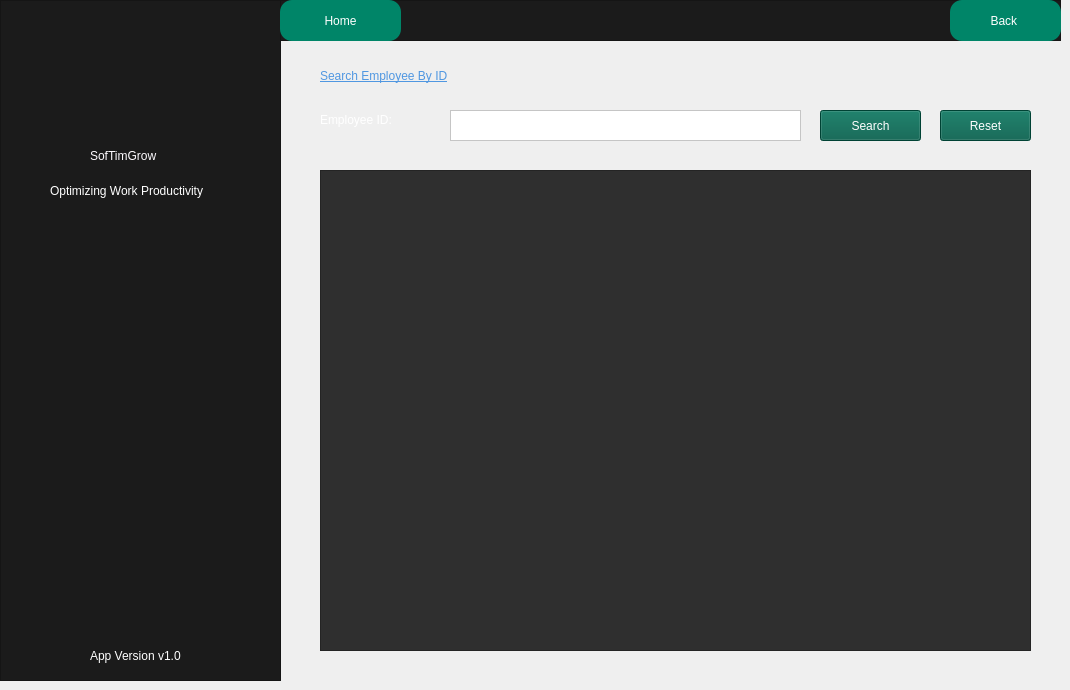
    <widget class="QWidget" name="DisplayEmployee">
     <widget class="QFrame" name="frame_12">
      <property name="geometry">
       <rect>
        <x>0</x>
        <y>0</y>
        <width>281</width>
        <height>681</height>
       </rect>
      </property>
      <property name="styleSheet">
       <string notr="true">background-color:rgba(27,27,27,255);</string>
      </property>
      <property name="frameShape">
       <enum>QFrame::StyledPanel</enum>
      </property>
      <property name="frameShadow">
       <enum>QFrame::Raised</enum>
      </property>
      <widget class="QLabel" name="label_27">
       <property name="geometry">
        <rect>
         <x>10</x>
         <y>10</y>
         <width>261</width>
         <height>151</height>
        </rect>
       </property>
       <property name="text">
        <string/>
       </property>
       <property name="pixmap">
        <pixmap resource="../resource.qrc">:/pics/picture/people.png</pixmap>
       </property>
       <property name="scaledContents">
        <bool>true</bool>
       </property>
      </widget>
      <widget class="QLabel" name="label_29">
       <property name="geometry">
        <rect>
         <x>50</x>
         <y>180</y>
         <width>201</width>
         <height>21</height>
        </rect>
       </property>
       <property name="styleSheet">
        <string notr="true">color: rgb(255, 255, 255);
font: italic 9pt &quot;Segoe UI&quot;;</string>
       </property>
       <property name="text">
        <string>Optimizing Work Productivity</string>
       </property>
      </widget>
      <widget class="QLabel" name="label_30">
       <property name="geometry">
        <rect>
         <x>90</x>
         <y>640</y>
         <width>121</width>
         <height>31</height>
        </rect>
       </property>
       <property name="styleSheet">
        <string notr="true">color:white;</string>
       </property>
       <property name="text">
        <string>App Version v1.0</string>
       </property>
      </widget>
      <widget class="QLabel" name="label_189">
       <property name="geometry">
        <rect>
         <x>90</x>
         <y>140</y>
         <width>111</width>
         <height>31</height>
        </rect>
       </property>
       <property name="styleSheet">
        <string notr="true">color: rgb(254, 251, 255);
font: 700 11pt &quot;Arial&quot;;</string>
       </property>
       <property name="text">
        <string>SofTimGrow</string>
       </property>
      </widget>
     </widget>
     <widget class="QFrame" name="frame_13">
      <property name="geometry">
       <rect>
        <x>280</x>
        <y>0</y>
        <width>781</width>
        <height>41</height>
       </rect>
      </property>
      <property name="styleSheet">
       <string notr="true">background-color:rgba(27,27,27,255);</string>
      </property>
      <property name="frameShape">
       <enum>QFrame::StyledPanel</enum>
      </property>
      <property name="frameShadow">
       <enum>QFrame::Raised</enum>
      </property>
      <widget class="QPushButton" name="homebutton_5">
       <property name="geometry">
        <rect>
         <x>670</x>
         <y>0</y>
         <width>111</width>
         <height>41</height>
        </rect>
       </property>
       <property name="styleSheet">
        <string notr="true">border-radius:12px;
background-color:rgba(0,133,104,255);
color:white;</string>
       </property>
       <property name="text">
        <string>Back </string>
       </property>
      </widget>
      <widget class="QPushButton" name="homebutton_18">
       <property name="geometry">
        <rect>
         <x>0</x>
         <y>0</y>
         <width>121</width>
         <height>41</height>
        </rect>
       </property>
       <property name="styleSheet">
        <string notr="true">border-radius:12px;
background-color:rgba(0,133,104,255);
color:white;</string>
       </property>
       <property name="text">
        <string>Home</string>
       </property>
      </widget>
     </widget>
     <widget class="QLabel" name="label_133">
      <property name="geometry">
       <rect>
        <x>320</x>
        <y>60</y>
        <width>221</width>
        <height>31</height>
       </rect>
      </property>
      <property name="styleSheet">
       <string notr="true">color: rgb(80, 151, 225);

font: italic 13pt &quot;Times New Roman&quot;;
text-decoration: underline;</string>
      </property>
      <property name="text">
       <string>Search Employee By ID</string>
      </property>
     </widget>
     <widget class="QLabel" name="label_134">
      <property name="geometry">
       <rect>
        <x>320</x>
        <y>110</y>
        <width>101</width>
        <height>20</height>
       </rect>
      </property>
      <property name="styleSheet">
       <string notr="true">color:white;
font: 10pt &quot;Tahoma&quot;;</string>
      </property>
      <property name="text">
       <string>Employee ID:</string>
      </property>
     </widget>
     <widget class="QPushButton" name="pushButton_39">
      <property name="geometry">
       <rect>
        <x>820</x>
        <y>110</y>
        <width>101</width>
        <height>31</height>
       </rect>
      </property>
      <property name="styleSheet">
       <string notr="true">color:white;
background-color:rgba(0,92,73,255);
font: 10pt &quot;Tahoma&quot;;</string>
      </property>
      <property name="text">
       <string>Search</string>
      </property>
     </widget>
     <widget class="QPlainTextEdit" name="disemp">
      <property name="geometry">
       <rect>
        <x>450</x>
        <y>110</y>
        <width>351</width>
        <height>31</height>
       </rect>
      </property>
      <property name="styleSheet">
       <string notr="true">color:black;
background-color: rgba(255,255,255,255);
</string>
      </property>
     </widget>
     <widget class="QTableView" name="searchemptable">
      <property name="geometry">
       <rect>
        <x>320</x>
        <y>170</y>
        <width>711</width>
        <height>481</height>
       </rect>
      </property>
      <property name="styleSheet">
       <string notr="true">QTableView {
    font: 11pt &quot;Arial&quot;;
    background-color: #2f2f2f; /* dark gray */
    alternate-row-color: #3f3f3f; /* slightly lighter dark gray */
}

QTableView::item {
    color: white; /* white text */
    background-color: #2f2f2f; /* dark gray */
    selection-color: white; /* white text on selection */
    selection-background-color: #4f4f4f; /* slightly lighter dark gray on selection */
}

/* Common section styling */
QHeaderView::section {
    font: bold 11pt &quot;Arial&quot;; /* Ensure consistent font settings */
    border: 1px solid #1b1b1b; /* Optional: to define the border */
}

/* Horizontal header styling */
QHeaderView::section:horizontal {
    color: white; /* white text */
    background-color: #1b1b1b; /* black background */
}

/* Vertical header styling */
QHeaderView::section:vertical {
    color: white; /* white text */
    background-color: #3b3b3b; /* different color for vertical header */
}

/* Corner button styling */
QTableCornerButton::section {
    color: white; /* white text */
    background-color: #1b1b1b; /* black background */
}
</string>
      </property>
     </widget>
     <widget class="QPushButton" name="searchresetemp">
      <property name="geometry">
       <rect>
        <x>940</x>
        <y>110</y>
        <width>91</width>
        <height>31</height>
       </rect>
      </property>
      <property name="styleSheet">
       <string notr="true">color:white;
background-color:rgba(0,92,73,255);
font: 10pt &quot;Tahoma&quot;;</string>
      </property>
      <property name="text">
       <string>Reset</string>
      </property>
     </widget>
    </widget>
